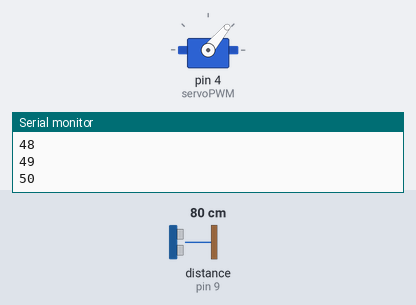
A program run on a simulated Arduino Uno, built with avr-gcc and run on an emulated ATmega328P. On the bench: servo, the last lines printed to the serial monitor. Wiring (inferred from the names in the program): ultrasonic range finder: trigger pin 8; echo pin 9. The inputs (shaded band) are chosen by the test bench; at power-on: distance to the obstacle (sensor on pin 9) 80 cm. The echo pulse lasts 58.3 µs per cm.

Above: at 0.8 s.
At 2.0 s:
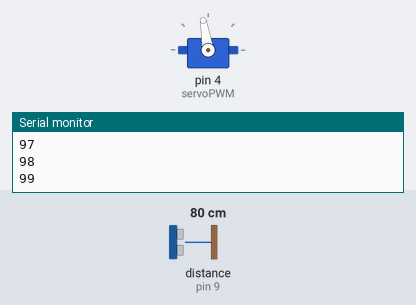
2.1 s: distance to the obstacle (sensor on pin 9) set to 2 cm
At 3.6 s:
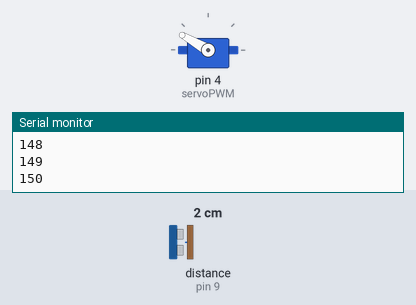
Timing chart, 0 to 15.1 s (numbered marks = the images above; inputs shaded):
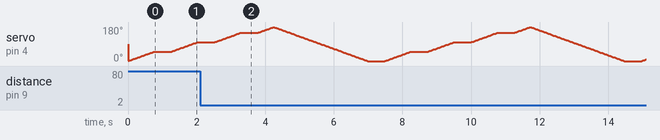

The program:

main.cpp
```cpp
#include <Arduino.h>
#include "Servo.h"
const int servoPWM = 4;
const int trig = 8;
const int echo = 9;
Servo yun_servo;
byte angle;
long intervalTime = 0;

void setup()
{
	yun_servo.attach(servoPWM);
	angle = 0;
	//yun_servo.write(angle);
	pinMode(echo, INPUT);
	pinMode(trig, OUTPUT);
	Serial.begin(9600);
}

void loop()
{
	digitalWrite(trig, 1); //置高电平
	delayMicroseconds(15);
	digitalWrite(trig, 0); //设置为低点评
	intervalTime = pulseIn(echo, HIGH);
	float S = intervalTime / 58.0;
	S = 0;
	intervalTime = 0;
	for (int i = 0; i < 50 && angle < 180; i++)
	{
		angle++;
		Serial.println(angle);
		yun_servo.write(angle);
		delay(15);
	}
	if (angle >= 179)
	{
		while (angle > 0)
		{
			angle--;
			Serial.println(angle);
			yun_servo.write(angle);
			delay(15);
		}
	}
	delay(500);
}
```
